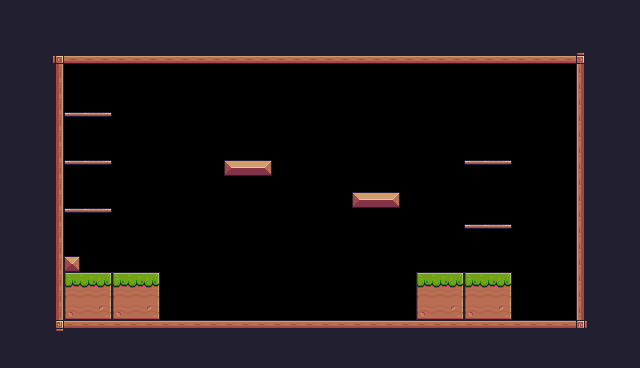

Rendered tile map (Tiled .tmx) drawn with the repository's tilesets; below, a short description and the full map source, tile grids included:
An orthogonal 40x23 tile map with 16x16 px tiles, 1 tile layer (background) and 17 objects (6x Platforms, Player).

<map version="1.10" tiledversion="1.10.1" orientation="orthogonal" renderorder="right-down" width="40" height="23" tilewidth="16" tileheight="16" infinite="0" nextlayerid="4" nextobjectid="62">
 <tileset firstgid="1" source="Eccentric Pixel.tsx" />
 <layer id="1" name="background" width="40" height="23">
  <data encoding="csv">
24,24,24,24,24,24,24,24,24,24,24,24,24,24,24,24,24,24,24,24,24,24,24,24,24,24,24,24,24,24,24,24,24,24,24,24,24,24,24,24,
24,24,24,24,24,24,24,24,24,24,24,24,24,24,24,24,24,24,24,24,24,24,24,24,24,24,24,24,24,24,24,24,24,24,24,24,24,24,24,24,
24,24,24,24,24,24,24,24,24,24,24,24,24,24,24,24,24,24,24,24,24,24,24,24,24,24,24,24,24,24,24,24,24,24,24,24,24,24,24,24,
24,24,24,92,134,134,134,134,134,134,134,134,134,134,134,134,134,134,134,134,134,134,134,134,134,134,134,134,134,134,134,134,134,134,134,134,93,24,24,24,
24,24,24,113,0,0,0,0,0,0,0,0,0,0,0,0,0,0,0,0,0,0,0,0,0,0,0,0,0,0,0,0,0,0,0,0,111,24,24,24,
24,24,24,113,0,0,0,0,0,0,0,0,0,0,0,0,0,0,0,0,0,0,0,0,0,0,0,0,0,0,0,0,0,0,0,0,111,24,24,24,
24,24,24,113,0,0,0,0,0,0,0,0,0,0,0,0,0,0,0,0,0,0,0,0,0,0,0,0,0,0,0,0,0,0,0,0,111,24,24,24,
24,24,24,113,40,41,42,0,0,0,0,0,0,0,0,0,0,0,0,0,0,0,0,0,0,0,0,0,0,0,0,0,0,0,0,0,111,24,24,24,
24,24,24,113,0,0,0,0,0,0,0,0,0,0,0,0,0,0,0,0,0,0,0,0,0,0,0,0,0,0,0,0,0,0,0,0,111,24,24,24,
24,24,24,113,0,0,0,0,0,0,0,0,0,0,0,0,0,0,0,0,0,0,0,0,0,0,0,0,0,0,0,0,0,0,0,0,111,24,24,24,
24,24,24,113,40,41,42,0,0,0,0,0,0,0,13,14,15,0,0,0,0,0,0,0,0,0,0,0,39,40,41,42,0,0,0,0,111,24,24,24,
24,24,24,113,0,0,0,0,0,0,0,0,0,0,0,0,0,0,0,0,0,0,0,0,0,0,0,0,0,0,0,0,0,0,0,0,111,24,24,24,
24,24,24,113,0,0,0,0,0,0,0,0,0,0,0,0,0,0,0,0,0,0,13,14,15,0,0,0,0,0,0,0,0,0,0,0,111,24,24,24,
24,24,24,113,40,41,42,0,0,0,0,0,0,0,0,0,0,0,0,0,0,0,0,0,0,0,0,0,0,0,0,0,0,0,0,0,111,24,24,24,
24,24,24,113,0,0,0,0,0,0,0,0,0,0,0,0,0,0,0,0,0,0,0,0,0,0,0,0,39,40,41,42,0,0,0,0,111,24,24,24,
24,24,24,113,0,0,0,0,0,0,0,0,0,0,0,0,0,0,0,0,0,0,0,0,0,0,0,0,0,0,0,0,0,0,0,0,111,24,24,24,
24,24,24,113,35,0,0,0,0,0,0,0,0,0,0,0,0,0,0,0,0,0,0,0,0,0,0,0,0,0,0,0,0,0,0,0,111,24,24,24,
24,24,24,113,7,8,9,7,8,9,0,0,0,0,0,0,0,0,0,0,0,0,0,0,0,0,7,8,9,7,8,9,0,0,0,0,111,24,24,24,
24,24,24,113,29,30,31,29,30,31,0,0,0,0,0,0,0,0,0,0,0,0,0,0,0,0,29,30,31,29,30,31,0,0,0,0,111,24,24,24,
24,24,24,113,51,52,53,51,52,53,0,0,0,0,0,0,0,0,0,0,0,0,0,0,0,0,51,52,53,51,52,53,0,0,0,0,111,24,24,24,
24,24,24,114,90,90,90,90,90,90,90,90,90,90,90,90,90,90,90,90,90,90,90,90,90,90,90,90,90,90,90,90,90,90,90,90,115,24,24,24,
24,24,24,24,24,24,24,24,24,24,24,24,24,24,24,24,24,24,24,24,24,24,24,24,24,24,24,24,24,24,24,24,24,24,24,24,24,24,24,24,
24,24,24,24,24,24,24,24,24,24,24,24,24,24,24,24,24,24,24,24,24,24,24,24,24,24,24,24,24,24,24,24,24,24,24,24,24,24,24,24
</data>
 </layer>
 <objectgroup id="2" name="spawnPoints">
  <object id="11" name="Player" type="Player" x="304" y="272" width="32" height="32" />
 </objectgroup>
 <objectgroup id="3" name="collisions">
  <object id="21" x="52" y="64" width="12" height="268" />
  <object id="22" x="64" y="320" width="520" height="8" />
  <object id="23" x="56" y="56" width="532" height="8" />
  <object id="24" x="576" y="72" width="8" height="252" />
  <object id="25" x="584" y="64" />
  <object id="38" type="Platforms" x="64" y="224" width="48" />
  <object id="43" type="Platforms" x="64" y="112" width="48" height="16" />
  <object id="46" type="Platforms" x="64" y="160" width="48" height="16" />
  <object id="47" type="Platforms" x="464" y="224" width="48" height="16" />
  <object id="49" type="Platforms" x="464" y="160" width="48" height="16" />
  <object id="51" x="416" y="272" width="96" height="48" />
  <object id="54" x="352" y="192" width="48" height="16" />
  <object id="55" x="224" y="160" width="48" height="16" />
  <object id="56" x="64" y="272" width="96" height="48" />
  <object id="58" x="416" y="272" width="96" height="48" />
  <object id="60" type="Platforms" x="64" y="208" width="48" height="16" />
 </objectgroup>
</map>
